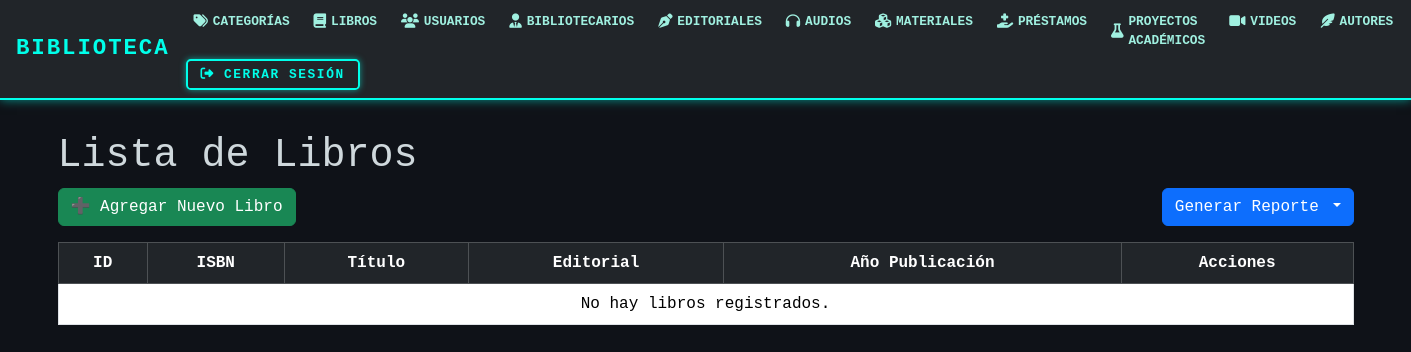
Page /libros/ on the earlier database version.
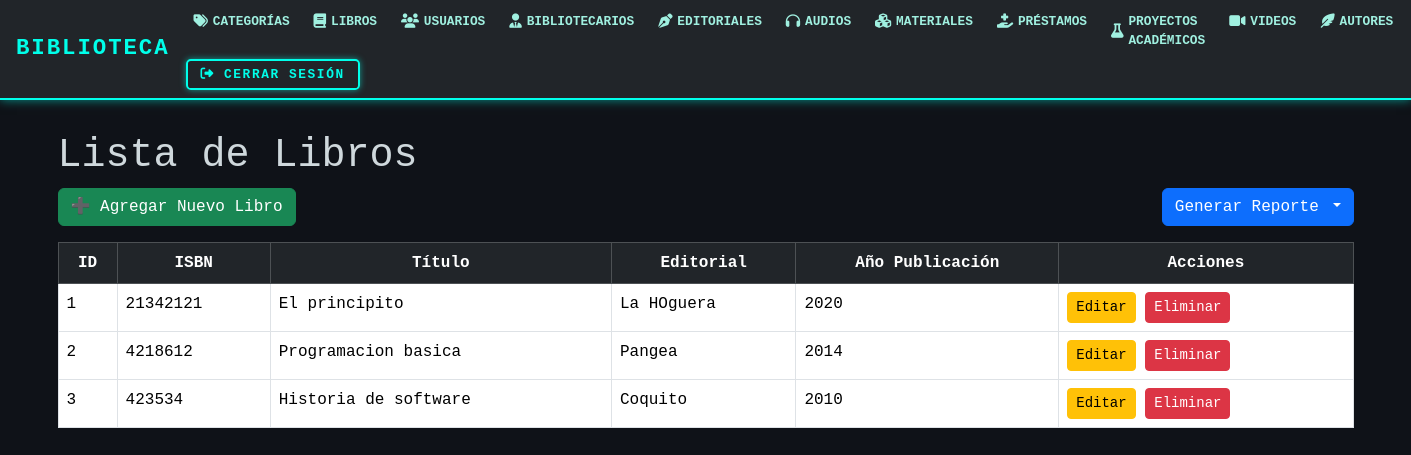
Same page on the later database version.
### models/libro_model.py (models this page shows, shortened)
class Libro(db.Model):
    __tablename__ = 'libros'
    id_libro = db.Column(db.Integer, primary_key=True)
    isbn = db.Column(db.Integer, nullable=False)
    id_material = db.Column(db.Integer, db.ForeignKey('materiales.id_material'), nullable=False)
    id_editorial = db.Column(db.Integer, db.ForeignKey('editoriales.id_editorial'),nullable=False)
    anio_publicacion = db.Column(db.String(4), nullable=False)  # o Integer si prefieres
    material = db.relationship('Material', back_populates = 'libro')
    editorial = db.relationship('Editorial', back_populates = 'libros')
    @staticmethod
    def get_all():
        return Libro.query.all()

### models/material_model.py (models this page shows, shortened)
class Material(db.Model):
    __tablename__ = 'materiales'
    id_material = db.Column(db.Integer, primary_key=True)
    tipo = db.Column(db.String(50), nullable=False)
    titulo = db.Column(db.String(100), nullable=False)
    fecha_ingreso = db.Column(db.String(20), nullable=False)
    estado = db.Column(db.String(20), nullable=False)
    id_categoria = db.Column(db.Integer, db.ForeignKey('categoria.id_cat'),nullable=False)
    id_autor = db.Column(db.Integer, db.ForeignKey('autores.id_autor'), nullable=False)
    categoria = db.relationship('Categoria', back_populates='materiales')
    libro = db.relationship('Libro', back_populates='material')
    autor = db.relationship('Autores', back_populates='materiales')
    audio = db.relationship('Audio', back_populates = 'material')
    proyecto_academico = db.relationship('Proyecto', back_populates='material')
    video = db.relationship('Video', back_populates='material')

### models/editorial_model.py (models this page shows, shortened)
class Editorial(db.Model):
    __tablename__ = "editoriales"
    id_editorial = db.Column(db.Integer, primary_key=True)
    nombre = db.Column(db.String(50), nullable=False)
    pais = db.Column(db.String(50), nullable=False)
    libros = db.relationship('Libro', back_populates='editorial')

### controllers/libro_controllers.py (the view)
@libro_bp.route("/")
def index():
    libros = Libro.get_all()
    return libro_view.list(libros)

### views/libro_view.py (called while the page is built)
def list(libros):
    return render_template('libros/index.html', libros=libros)

### templates/libros/index.html (shortened to what this page needs)
{% extends 'base.html' %}
{% block content %}
<h1>Lista de Libros</h1>
<div class="d-flex justify-content-between mb-3">
    <a href="{{ url_for('libro.create') }}" class="btn btn-success">➕  Agregar Nuevo Libro</a>
    <div class="btn-group">
        <button class="btn btn-primary dropdown-toggle" data-bs-toggle="dropdown" aria-expanded="false">
             Generar Reporte
        </button>
    </div>
</div>
<table class="table table-bordered">
    <thead class="table-dark">
        <tr class="text-center">
            <th>ID</th>
            <th>ISBN</th>
            <th>Título</th>
            <th>Editorial</th>
            <th>Año Publicación</th>
            <th>Acciones</th>
        </tr>
    </thead>
    <tbody>
        {% for libro in libros %}
        <tr>
            <td>{{ libro.id_libro }}</td>
            <td>{{ libro.isbn }}</td>
            <td>{{ libro.material.titulo }}</td>
            <td>{{ libro.editorial.nombre if libro.editorial else libro.id_editorial }}</td>
            <td>{{ libro.anio_publicacion }}</td>
            <td>
                <a href="{{ url_for('libro.edit', id_libro=libro.id_libro) }}" class="btn btn-sm btn-warning">Editar</a>
                <a href="{{ url_for('libro.delete', id_libro=libro.id_libro) }}" class="btn btn-sm btn-danger" onclick="return confirm('¿Estás seguro de eliminar este libro?')">Eliminar</a>
            </td>
        </tr>
        {% else %}
        <tr>
            <td colspan="6" class="text-center">No hay libros registrados.</td>
        </tr>
        {% endfor %}
    </tbody>
</table>
{% endblock %}

Differences in the rows shown:
added Libro: id_libro "1", isbn "21342121", material.titulo "El principito", editorial "La HOguera", anio_publicacion "2020"
added Libro: id_libro "2", isbn "4218612", material.titulo "Programacion basica", editorial "Pangea", anio_publicacion "2014"
added Libro: id_libro "3", isbn "423534", material.titulo "Historia de software", editorial "Coquito", anio_publicacion "2010"
Other differences:
text no longer shown: "No hay libros registrados."
